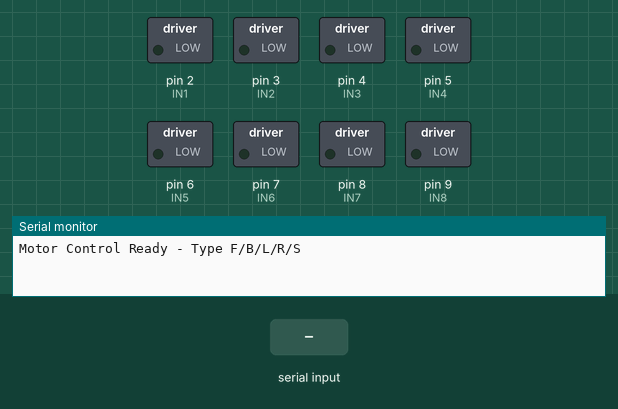
A sketch run on a simulated Arduino Uno, built with avr-gcc and run on an emulated ATmega328P. On the bench: switched loads named in the sketch (green lamp = pin HIGH), the last lines printed to the serial monitor. The inputs (shaded band) are chosen by the test bench.

Above: at 1.2 s.
1.3 s: "F" received over Serial
At 1.7 s:
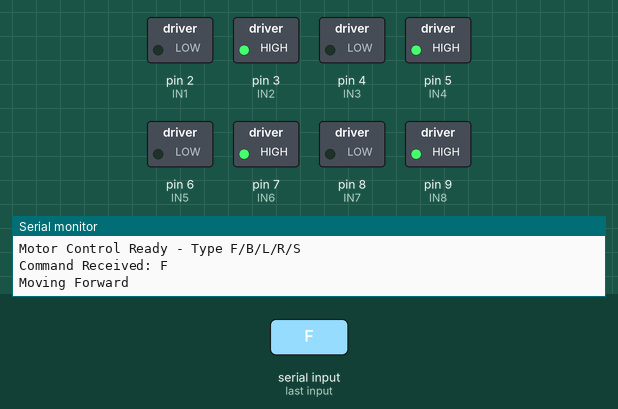
2.8 s: "B" received over Serial
At 4.0 s:
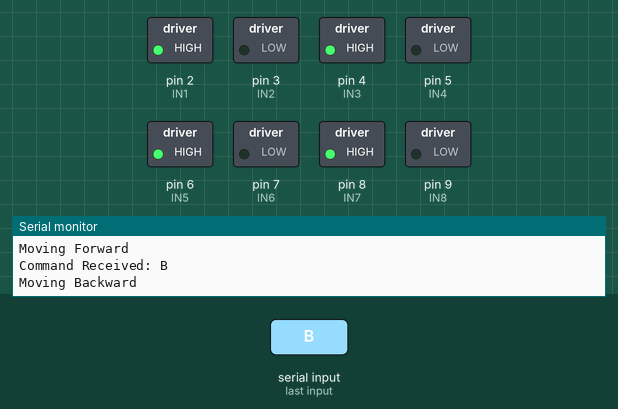
4.3 s: "L" received over Serial
At 5.2 s:
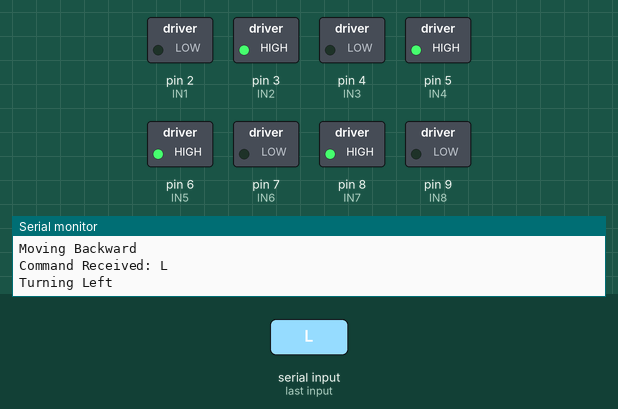
5.8 s: "R" received over Serial
At 6.3 s:
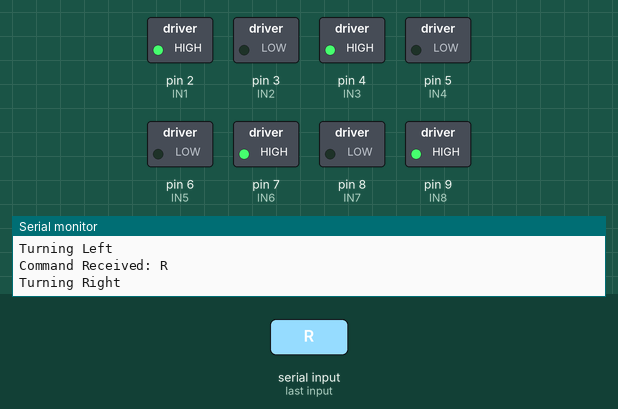
7.3 s: "S" received over Serial
At 8.0 s:
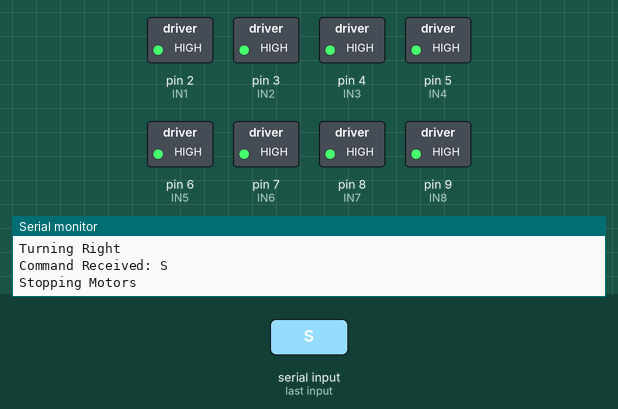
Timing chart, 0 to 9.8 s (numbered marks = the images above; inputs shaded):
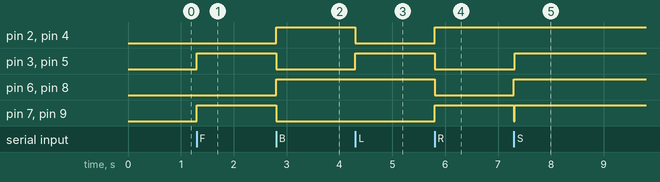

Measured:
- after the input at 1.3 s, pin 3 (IN2), pin 5 (IN4), pin 7 (IN6), pin 9 (IN8): LOW → HIGH at once
- after the input at 2.8 s, pin 2 (IN1), pin 4 (IN3), pin 6 (IN5), pin 8 (IN7): LOW → HIGH at once; pin 3 (IN2), pin 5 (IN4), pin 7 (IN6), pin 9 (IN8): HIGH → LOW at once
- after the input at 4.3 s, pin 2 (IN1), pin 4 (IN3): HIGH → LOW at once; pin 3 (IN2), pin 5 (IN4): LOW → HIGH at once
- after the input at 5.8 s, pin 2 (IN1), pin 4 (IN3), pin 7 (IN6), pin 9 (IN8): LOW → HIGH at once; pin 3 (IN2), pin 5 (IN4), pin 6 (IN5), pin 8 (IN7): HIGH → LOW at once
- after the input at 7.3 s, pin 3 (IN2), pin 5 (IN4), pin 6 (IN5), pin 8 (IN7): LOW → HIGH at once; pin 7 (IN6), pin 9 (IN8): HIGH → LOW at once, → HIGH 0.01 s later

The sketch:

motor_test1.ino
```cpp
// Motor driver pins
#define IN1 2
#define IN2 3
#define IN3 4
#define IN4 5
#define IN5 6
#define IN6 7
#define IN7 8
#define IN8 9

char command;

void setup() {
  // Set all motor pins as output
  pinMode(IN1, OUTPUT);
  pinMode(IN2, OUTPUT);
  pinMode(IN3, OUTPUT);
  pinMode(IN4, OUTPUT);
  pinMode(IN5, OUTPUT);
  pinMode(IN6, OUTPUT);
  pinMode(IN7, OUTPUT);
  pinMode(IN8, OUTPUT);

  // Start Serial Communication
  Serial.begin(9600);
  Serial.println("Motor Control Ready - Type F/B/L/R/S");
}

void loop() {
  if (Serial.available()) {
    command = Serial.read();
    command = toupper(command);  // Convert input to uppercase

    Serial.print("Command Received: ");
    Serial.println(command);

    switch (command) {
      case 'F': forward(); break;
      case 'B': backward(); break;
      case 'L': left(); break;
      case 'R': right(); break;
      case 'S': stopMotors(); break;
      default: Serial.println("Unknown Command! Use F/B/L/R/S.");
    }
  }
}

void forward() {
  Serial.println("Moving Forward");
  digitalWrite(IN1,LOW); digitalWrite(IN2, HIGH);
  digitalWrite(IN3,LOW); digitalWrite(IN4, HIGH);
  digitalWrite(IN5,LOW); digitalWrite(IN6, HIGH);
  digitalWrite(IN7,LOW); digitalWrite(IN8, HIGH);
}

void backward() {
  Serial.println("Moving Backward");
  digitalWrite(IN1, HIGH); digitalWrite(IN2,LOW);
  digitalWrite(IN3, HIGH); digitalWrite(IN4,LOW);
  digitalWrite(IN5, HIGH); digitalWrite(IN6,LOW);
  digitalWrite(IN7, HIGH); digitalWrite(IN8,LOW);
}

void left() {
  Serial.println("Turning Left");
  digitalWrite(IN1, LOW); digitalWrite(IN2,HIGH);
  digitalWrite(IN3,LOW); digitalWrite(IN4, HIGH);
  digitalWrite(IN5, HIGH); digitalWrite(IN6,LOW);
  digitalWrite(IN7,HIGH); digitalWrite(IN8, LOW);
}

void right() {
  Serial.println("Turning Right");
  digitalWrite(IN1,HIGH); digitalWrite(IN2, LOW);
  digitalWrite(IN3, HIGH); digitalWrite(IN4,LOW);
  digitalWrite(IN5,LOW); digitalWrite(IN6, HIGH);
  digitalWrite(IN7, LOW); digitalWrite(IN8,HIGH);
}

void stopMotors() {
  Serial.println("Stopping Motors");
  digitalWrite(IN1, HIGH); digitalWrite(IN2,LOW);
  digitalWrite(IN3, HIGH); digitalWrite(IN4,LOW);
  digitalWrite(IN5, HIGH); digitalWrite(IN6,LOW);
  digitalWrite(IN7, HIGH); digitalWrite(IN8,LOW);
  delay(14);
  digitalWrite(IN1, HIGH); digitalWrite(IN2, HIGH);
  digitalWrite(IN3, HIGH); digitalWrite(IN4, HIGH);
  digitalWrite(IN5, HIGH); digitalWrite(IN6, HIGH);
  digitalWrite(IN7, HIGH); digitalWrite(IN8, HIGH);
}
```
